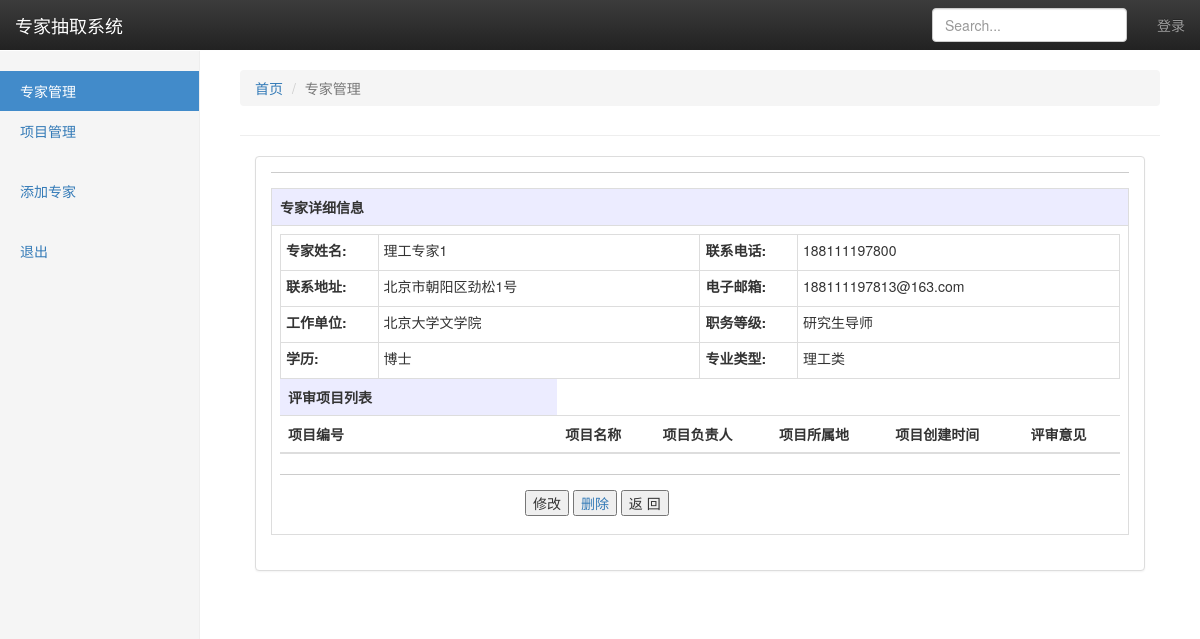
Page /experts/detail/98 on the committed database.
### experts/models.py (models this page shows, shortened)
class Expert(models.Model):
    id = models.AutoField(primary_key=True)
    visible = models.BooleanField(default=True, null=True)
    name = models.CharField(max_length=100, verbose_name="专家姓名")
    phone = models.CharField(max_length=100, verbose_name="联系方式")
    email = models.CharField(max_length=100, verbose_name="电子邮箱", null=True)
    address = models.CharField(max_length=100, verbose_name="联系地址", null=True)
    unit = models.CharField(max_length=100, verbose_name="工作单位")
    degree = models.CharField(max_length=500, verbose_name="学历",  null=True)
    level = models.CharField(max_length=500, verbose_name="职务等级", null=True)
    program_type = models.CharField(max_length=500, verbose_name="专业类型", null=True)
    selected_program_list = models.ManyToManyField(Program, related_name="selected", through="Comments")
    account = models.ForeignKey(User, on_delete=models.CASCADE, verbose_name="账户", default=get_default_user, null=True)
    class Meta:
        verbose_name = '专家'
        verbose_name_plural = verbose_name

### experts/views.py (the view)
# urls.py: path('detail/<int:expert_id>', views.expert_detail, name='detail'),
def expert_detail(request, expert_id):
    try:
        expert = Expert.objects.get(id = expert_id)
    except:
        return HttpResponse("专家不存在，ID:", expert_id)
    program_list = expert.selected_program_list.all()
    return render(request, 'expert_detail.html', {"expert" : expert, "program_list": program_list})

### template/expert_detail.html (shortened to what this page needs)
<!DOCTYPE html>
{%load static%}
<html lang="zh-CN">
<head>
  <link rel="stylesheet" href = "{%static 'css/bootstrap.min.css'%}">
  <link rel="stylesheet" href="{%static 'css/bootstrap-theme.min.css'%}">
  {% load static %}
</head>
<body>
  <nav class="navbar navbar-inverse navbar-fixed-top">
    <div class="container-fluid">
      <div class="navbar-header">
        <a class="navbar-brand" href="#">专家抽取系统</a>
      </div>
      <div id="navbar" class="navbar-collapse collapse">
        <ul class="nav navbar-nav navbar-right">
          {% if user.is_authenticated %}
          <li class="nav-item dropdown">
            <a><strong>用户</strong>：{{ user.username }}</a>
          </li>
          <li class="nav-item dropdown">
            <a href="/experts/login_out/">退出登陆</a>
          </li>
          {% else %}
          <li class="nav-item">
            <a class="nav-link" href="/experts/login/">登录</a>
          </li>
          {% endif %}
        </ul>
        <form class="navbar-form navbar-right">
          <input type="text" class="form-control" placeholder="Search...">
        </form>
      </div>
    </div>
  </nav>
  <div class="container-fluid">
    <div class="row">
      <div class="col-sm-3 col-md-2 sidebar">
        <ul class="nav nav-sidebar">
          <li class="active"><a href="{% url 'list' %}">专家管理<span class="sr-only">(current)</span></a></li>
          <li><a href="{% url 'index' %}">项目管理</a></li>
        </ul>
        <ul class="nav nav-sidebar">
          <li><a href="{% url 'addExpert' %}">添加专家</a></li>
        </ul>
        <ul class="nav nav-sidebar">
          <li><a href="{% url 'login' %}">退出</a></li>
        </ul>
      </div>
      <div class="col-sm-9 col-sm-offset-3 col-md-10 col-md-offset-2 main">
        <div class="page-header">
          <ol class="breadcrumb">
            <li><a href="/experts/list/">首页</a></li>
            <li class="active">专家管理</li>
          </ol>
        </div>
        <div class="col-md-12">
          <div class="panel panel-default">
            <div class="panel-body table-responsive">
              <div
                style="border-bottom:1px solid #ccc; margin-bottom:15px; color:#3299fd; background-repeat:no-repeat; padding-left:20px; background-position: bottom left;">
              </div>
              <form id="inputForm" class="form-horizontal" action="" method="get">
                <table class="table table-bordered">
                  <tr>
                    <td style="background-color:#ECECFF;">
                      <b>专家详细信息</b>
                    </td>
                  </tr>
                  <tr>
                    <td>
                      <table class="table table-bordered table-condensed" style="margin-bottom: 0px;">
                  </tr>
                  <tr>
                    <td style="width:10%">
                      <label class="tab_control_label">专家姓名: </label>
                    </td>
                    <td style="width:33%">
                      {{expert.name}}
                    </td>
                    <td style="width:10%"><label class="tab_control_label">联系电话: </label></td>
                    <td style="width:33%">
                      {{expert.phone}}
                    </td>
                  </tr>
                  <tr>
                    <td style="width:10%">
                      <label class="tab_control_label">联系地址: </label>
                    </td>
                    <td style="width:33%">
                      {{expert.address}}
                    </td>
                    <td style="width:10%"><label class="tab_control_label">电子邮箱: </label></td>
                    <td style="width:33%">
                      {{expert.email}}
                    </td>
                  </tr>
                  <tr>
                    <td>
                      <label class="tab_control_label">工作单位: </label>
                    </td>
                    <td>
                      {{expert.unit}}
                    </td>
                    <td><label class="tab_control_label">职务等级: </label></td>
                    <td>
                      {{expert.level}}
                    </td>
                  </tr>
                  <tr>
                    <td><label class="tab_control_label">学历: </label></td>
                    <td>
                      {{expert.degree}}
                    </td>
                    <td><label class="tab_control_label">专业类型: </label></td>
                    <td>
                      {{expert.program_type}}
                    </td>
                  </tr>
                </table>
              </form>
            </div>
          </div>
        </div>
      </div>
      <table class="table table-striped">
        <thead>
          <tr>
            <td style="background-color:#ECECFF; width:33%">
              <b>评审项目列表</b>
            </td>
          </tr>
        </thead>
        <thead>
          <tr>
            <th>项目编号</th>
            <th>项目名称</th>
            <th>项目负责人</th>
            <th>项目所属地</th>
            <th>项目创建时间</th>
            <th>评审意见</th>
          </tr>
        </thead>
      </table>
    </div>
  </div>
  <div
    style="border-bottom:1px solid #ccc; margin-bottom:15px; color:#3299fd; background-repeat:no-repeat; padding-left:20px; background-position: bottom left;">
  </div>
  <div style="width:350px; display:block; margin:10px auto;">
    <button type="button" class="btn-blu-btn" onclick="location.href='/experts/modify/{{expert.id}}';">修改</button>
    <a href="/experts/deleteExpert/{{expert.id}}" onclick="return del('确认要删除该专家吗？', this.href)">
      <button type="button" class="btn-blu-btn">删除</button>
    </a>
    <button type="button" class="btn-cancel" onclick="history.go(-1)">返 回</button>
  </div>
</body>
</html>

### template/expert_detail.html (style rules this page uses)
body { padding-top: 50px; }
.navbar-fixed-top { border: 0; }
.sidebar { display: none; }
@media (min-width: 768px) { .sidebar { position: fixed; top: 51px; bottom: 0; left: 0; z-index: 1000; display: block; padding: 20px; overflow-x: hidden; overflow-y: auto; background-color: #f5f5f5; border-right: 1px solid #eee; } }
.nav-sidebar { margin-right: -21px; margin-bottom: 20px; margin-left: -20px; }
.nav-sidebar>li>a { padding-right: 20px; padding-left: 20px; }
.nav-sidebar>.active>a, .nav-sidebar>.active>a:hover, .nav-sidebar>.active>a:focus { color: #fff; background-color: #428bca; }
.main { padding: 20px; }
@media (min-width: 768px) { .main { padding-right: 40px; padding-left: 40px; } }
.main .page-header { margin-top: 0; }

### rows in the picture
Expert: name "理工专家1", phone "188111197800", address "北京市朝阳区劲松1号", email "188111197813@163.com", unit "北京大学文学院", level "研究生导师", degree "博士", program_type "理工类"
